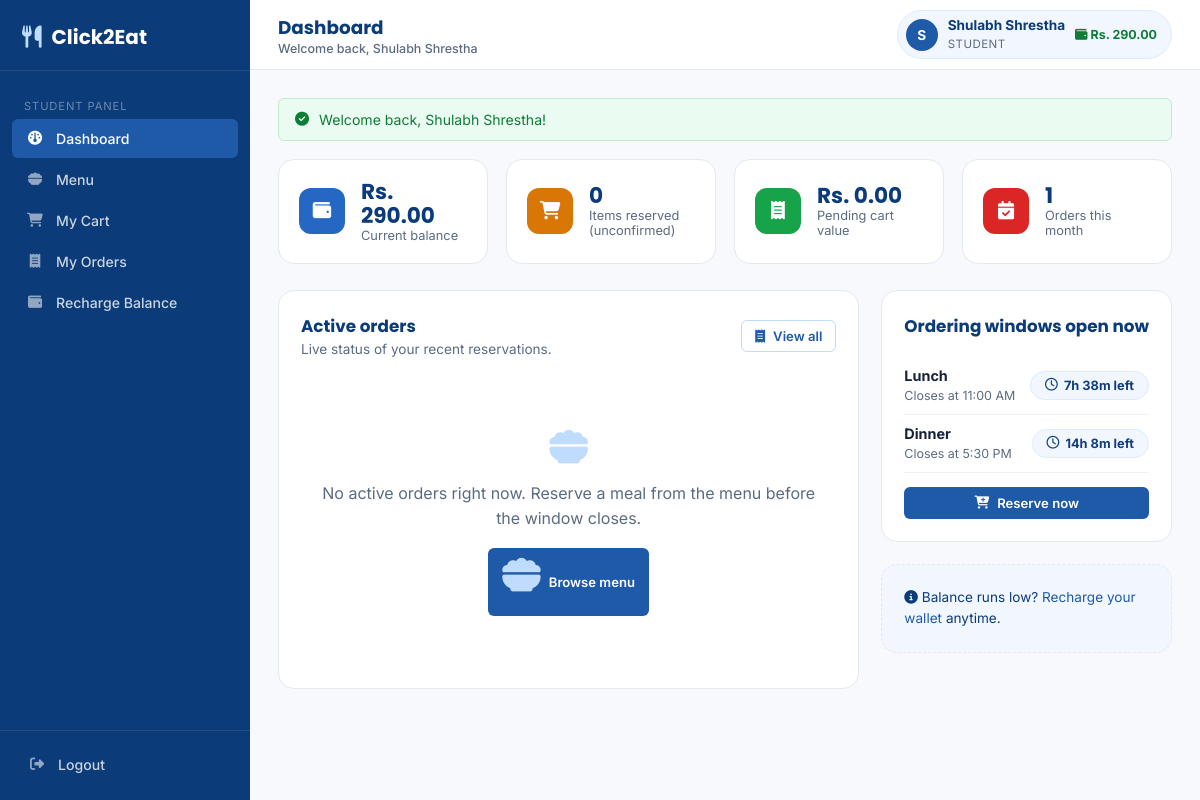
/student/dashboard.php (signed in), run on the app's committed database.
### tables this page shows
CREATE TABLE `meal_schedules` (
  `id` int(11) NOT NULL,
  `meal_name` varchar(50) NOT NULL,
  `start_time` time NOT NULL,
  `end_time` time NOT NULL,
  `order_close_time` time NOT NULL,
  `is_active` tinyint(1) NOT NULL DEFAULT 1,
  `created_at` datetime NOT NULL DEFAULT current_timestamp()
);

### includes/functions.php (called while the page is built, shortened)
<?php
function e($str) {
    return htmlspecialchars($str ?? '', ENT_QUOTES, 'UTF-8');
}
function scalarQuery($conn, $sql) {
    $res = mysqli_query($conn, $sql);
    $row = mysqli_fetch_row($res);
    return $row ? $row[0] : 0;
}
function getAllOpenSchedules($conn) {
    $now = date('H:i:s');
    $stmt = mysqli_prepare($conn, "SELECT * FROM meal_schedules WHERE is_active = 1 AND order_close_time > ? ORDER BY order_close_time ASC");
    mysqli_stmt_bind_param($stmt, 's', $now);
    mysqli_stmt_execute($stmt);
    return mysqli_stmt_get_result($stmt);
}
function cartCount($conn, $userId) {
    $stmt = mysqli_prepare($conn, "SELECT COALESCE(SUM(quantity),0) FROM cart WHERE user_id = ?");
    mysqli_stmt_bind_param($stmt, 'i', $userId);
    mysqli_stmt_execute($stmt);
    $res = mysqli_stmt_get_result($stmt);
    return (int) mysqli_fetch_row($res)[0];
}

### student/dashboard.php (the view, shortened to what this page needs)
<?php
require_once __DIR__ . '/../config/config.php';
$userId = $_SESSION['user_id'];
$cartItemsCount = cartCount($conn, $userId);
$cartTotalRes = mysqli_prepare($conn, "SELECT COALESCE(SUM(c.quantity * m.price),0) AS total FROM cart c JOIN menu_items m ON m.id = c.menu_item_id WHERE c.user_id = ?");
mysqli_stmt_bind_param($cartTotalRes, 'i', $userId);
mysqli_stmt_execute($cartTotalRes);
$cartTotal = mysqli_fetch_assoc(mysqli_stmt_get_result($cartTotalRes))['total'];
$ordersThisMonth = scalarQuery($conn, "SELECT COUNT(*) FROM orders WHERE user_id = $userId AND MONTH(order_date) = MONTH(CURDATE())");
$activeOrders = mysqli_prepare($conn, "SELECT o.*, m.meal_name FROM orders o JOIN meal_schedules m ON m.id = o.schedule_id WHERE o.user_id = ? AND o.status IN ('finalized','preparing','ready') ORDER BY o.created_at DESC LIMIT 5");
mysqli_stmt_bind_param($activeOrders, 'i', $userId);
mysqli_stmt_execute($activeOrders);
$activeOrdersRes = mysqli_stmt_get_result($activeOrders);
$openSchedules = getAllOpenSchedules($conn);
$openScheduleList = [];
while ($s = mysqli_fetch_assoc($openSchedules)) $openScheduleList[] = $s;
?>
<!DOCTYPE html>
<html lang="en">
<head>
  <link rel="stylesheet" href="../assets/css/style.css">
</head>
<body>
<div class="app-shell">
  <?php include __DIR__ . '/../includes/user_sidebar.php'; ?>
  <div class="main-col">
    <?php include __DIR__ . '/../includes/topbar.php'; ?>
    <div class="page-body">
      <?php include __DIR__ . '/../includes/flash.php'; ?>
      <div class="stat-grid">
        <div class="stat-card">
          <div class="icon blue"><i class="fa-solid fa-wallet"></i></div>
          <div><div class="value">Rs. <?= number_format($_SESSION['balance'], 2) ?></div><div class="label">Current balance</div></div>
        </div>
        <div class="stat-card">
          <div class="icon amber"><i class="fa-solid fa-cart-shopping"></i></div>
          <div><div class="value"><?= (int)$cartItemsCount ?></div><div class="label">Items reserved (unconfirmed)</div></div>
        </div>
        <div class="stat-card">
          <div class="icon green"><i class="fa-solid fa-receipt"></i></div>
          <div><div class="value">Rs. <?= number_format($cartTotal, 2) ?></div><div class="label">Pending cart value</div></div>
        </div>
        <div class="stat-card">
          <div class="icon red"><i class="fa-solid fa-calendar-check"></i></div>
          <div><div class="value"><?= (int)$ordersThisMonth ?></div><div class="label">Orders this month</div></div>
        </div>
      </div>
      <div class="grid-2">
        <div class="card">
          <div class="card-head">
            <div><h2>Active orders</h2><p>Live status of your recent reservations.</p></div>
            <a href="orders.php" class="btn btn-outline btn-sm"><i class="fa-solid fa-receipt"></i> View all</a>
          </div>
          <?php if (mysqli_num_rows($activeOrdersRes) === 0): ?>
            <div class="empty-state">
              <i class="fa-solid fa-bowl-food"></i>
              <p>No active orders right now. Reserve a meal from the menu before the window closes.</p>
              <a href="menu.php" class="btn btn-primary btn-sm"><i class="fa-solid fa-bowl-food"></i> Browse menu</a>
            </div>
          <?php endif; ?>
        </div>
        <div>
          <div class="card">
            <div class="card-head"><h2>Ordering windows open now</h2></div>
            <?php if (empty($openScheduleList)): ?>
              <p class="text-muted">No ordering windows are currently open. Check back later.</p>
            <?php else: ?>
              <?php foreach ($openScheduleList as $s): ?>
                <div class="flex-between" style="padding:10px 0;border-bottom:1px solid var(--gray-100);">
                  <div>
                    <strong style="display:block;font-size:.9rem;"><?= e($s['meal_name']) ?></strong>
                    <span class="text-muted" style="font-size:.78rem;">Closes at <?= date('g:i A', strtotime($s['order_close_time'])) ?></span>
                  </div>
                  <span class="timer-pill" data-close="<?= $s['order_close_time'] ?>"><i class="fa-regular fa-clock"></i> …</span>
                </div>
              <?php endforeach; ?>
              <a href="menu.php" class="btn btn-primary btn-sm btn-block" style="margin-top:14px;"><i class="fa-solid fa-cart-plus"></i> Reserve now</a>
            <?php endif; ?>
          </div>
          <div class="card" style="background:var(--blue-50);border-style:dashed;">
            <p style="margin:0;font-size:.85rem;color:var(--blue-900);">
              <i class="fa-solid fa-circle-info"></i> Balance runs low? <a href="recharge.php">Recharge your wallet</a> anytime.
            </p>
          </div>
        </div>
      </div>
    </div>
  </div>
</div>
</body>
</html>

### assets/css/style.css (style rules this page uses)
:root { --blue-900:#0B3B78; --blue-800:#123E7D; --blue-700:#1E5AA8; --blue-600:#2568C4; --blue-500:#3B82F6; --blue-200:#BFDBFE; --blue-100:#DCEBFF; --blue-50:#F2F7FF; --white:#FFFFFF; --gray-50:#F7F9FC; --gray-100:#EEF2F7; --gray-200:#E3E9F1; --gray-400:#9AA9BD; --gray-600:#5B6B82; --text:#152238; --success:#16A34A; --success-dark:#0F7C38; --danger:#DC2626; --danger-dark:#B91C1C; --warning:#D97706; --warning-bg:#FEF3E2; --radius-sm:6px; --radius:10px; --radius-lg:16px; --shadow-sm:0 1px 2px rgba(11,59,120,.06); --shadow:0 4px 16px rgba(11,59,120,.08); --shadow-lg:0 12px 32px rgba(11,59,120,.14); --font-heading:'Poppins',sans-serif; --font-body:'Inter',sans-serif; }
*,*::before,*::after { box-sizing:border-box; }
html,body { margin:0;padding:0; }
body { font-family:var(--font-body); color:var(--text); background:var(--gray-50); -webkit-font-smoothing:antialiased; }
h1,h2,h3,h4,h5 { font-family:var(--font-heading);margin:0 0 .4em;color:var(--blue-900); }
p { margin:0 0 1em;line-height:1.6; }
a { color:var(--blue-700);text-decoration:none; }
.btn { display:inline-flex;align-items:center;justify-content:center;gap:8px; padding:11px 20px;border-radius:var(--radius-sm); font-weight:600;font-size:.92rem;border:1px solid transparent; cursor:pointer;transition:.15s ease;white-space:nowrap; }
.btn-sm { padding:7px 13px;font-size:.82rem; }
.btn-block { width:100%; }
.btn-primary { background:var(--blue-700);color:var(--white); }
.btn-outline { background:var(--white);color:var(--blue-700);border-color:var(--blue-200); }
.app-shell { display:flex;min-height:100vh; }
.main-col { flex:1;min-width:0;display:flex;flex-direction:column; }
.page-body { padding:28px;flex:1; }
.stat-grid { display:grid;grid-template-columns:repeat(4,1fr);gap:18px;margin-bottom:26px; }
.stat-card { background:var(--white);border:1px solid var(--gray-200);border-radius:var(--radius-lg); padding:20px;display:flex;align-items:center;gap:16px; }
.stat-card .icon { width:46px;height:46px;border-radius:12px;display:flex;align-items:center;justify-content:center; font-size:1.15rem;color:var(--white);flex-shrink:0; }
.stat-card .icon.blue { background:var(--blue-600); }
.stat-card .icon.green { background:var(--success); }
.stat-card .icon.amber { background:var(--warning); }
.stat-card .icon.red { background:var(--danger); }
.stat-card .value { font-family:var(--font-heading);font-size:1.35rem;font-weight:700;color:var(--blue-900);line-height:1.1; }
.stat-card .label { font-size:.8rem;color:var(--gray-600); }
.card { background:var(--white);border:1px solid var(--gray-200);border-radius:var(--radius-lg);padding:22px;margin-bottom:22px; }
.card-head { display:flex;align-items:center;justify-content:space-between;margin-bottom:18px;flex-wrap:wrap;gap:10px; }
.card-head h2 { font-size:1.05rem;margin:0; }
.card-head p { margin:0;color:var(--gray-600);font-size:.85rem; }
.grid-2 { display:grid;grid-template-columns:2fr 1fr;gap:22px; }
.text-muted { color:var(--gray-600); }
.empty-state { text-align:center;padding:50px 20px;color:var(--gray-600); }
.empty-state i { font-size:2.4rem;color:var(--blue-200);margin-bottom:14px; }
.flex-between { display:flex;align-items:center;justify-content:space-between; }
.timer-pill { display:inline-flex;align-items:center;gap:6px;background:var(--blue-50);color:var(--blue-800); padding:6px 14px;border-radius:999px;font-size:.8rem;font-weight:700;border:1px solid var(--blue-100); }

### data on the page
meal_schedules: meal_name "Lunch", order_close_time "11:00 AM"
meal_schedules: meal_name "Dinner", order_close_time "5:30 PM"

### other printed values
SITE_NAME "Click2Eat"
$_SESSION['role'] "STUDENT"
$link['label'] "Dashboard"
$link['label'] "Menu"
$link['label'] "My Cart"
$link['label'] "My Orders"
$link['label'] "Recharge Balance"
$pageTitle "Dashboard"
$pageSubtitle "Welcome back, Shulabh Shrestha"
substr($u['full_name'], 0, 1) "S"
$u['full_name'] "Shulabh Shrestha"
$u['role'] "STUDENT"
$u['balance'] "290.00"
$flash['message'] "Welcome back, Shulabh Shrestha!"
$_SESSION['balance'] "290.00"
